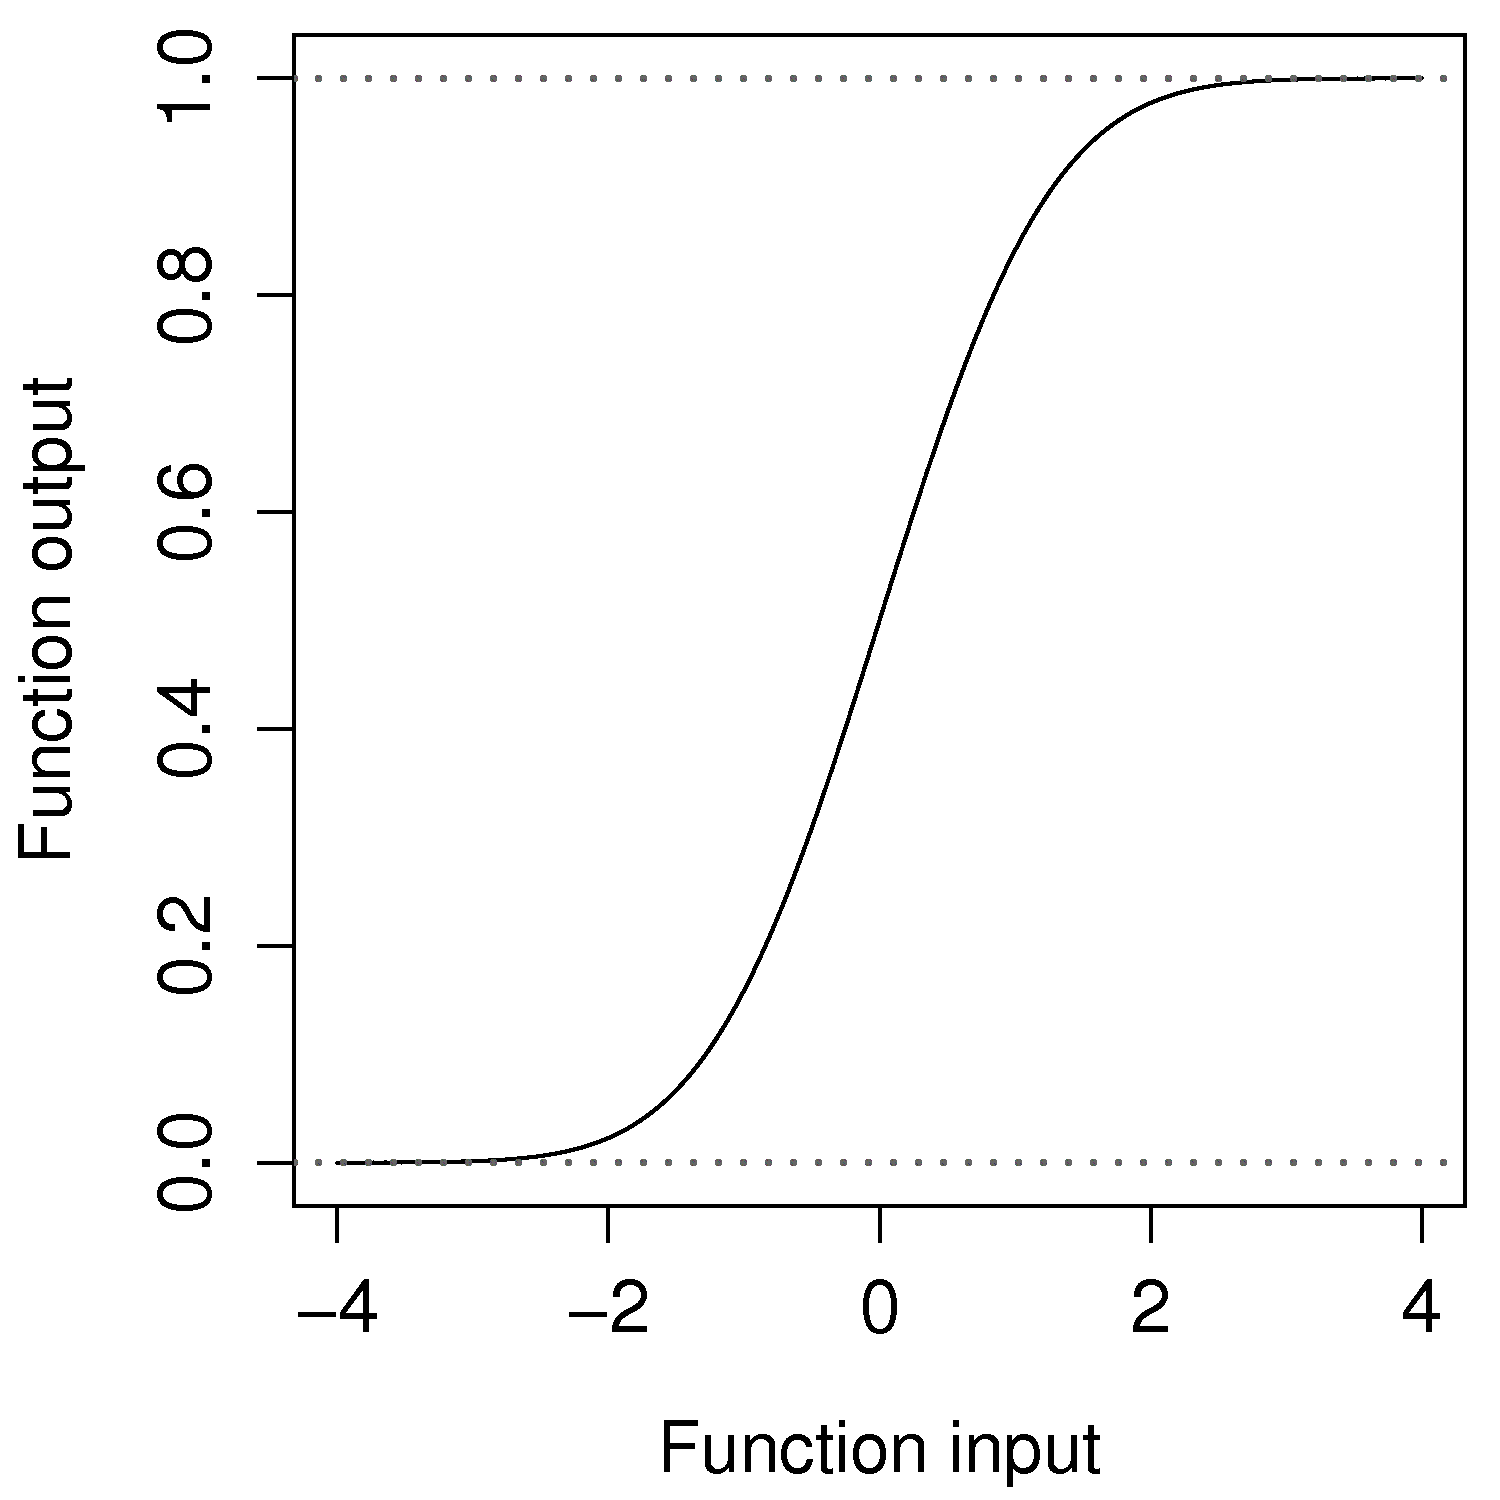

Source code (R):
z <- seq(-4, 4, 0.01)

bitmap('/Users/kevindunn/Statistics course/Course notes/Correlation, covariance and least squares/images/logistic-regression-function.png', type="png256", width=5, height=5, res=300, pointsize=14)
par(mar=c(4.2, 4.2, 0.5, 0.5))  # (bottom, left, top, right); defaults are par(mar=c(5, 4, 4, 2) + 0.1)
par(cex.lab=1.2, cex.main=1.3, cex.sub=1.5, cex.axis=1.3)

plot(z, pnorm(z), type="l", xlab="Function input", ylab="Function output")
abline(h=0, col = "gray30", lty=3, lwd=2)
abline(h=1, col = "gray30", lty=3, lwd=2)
dev.off()
